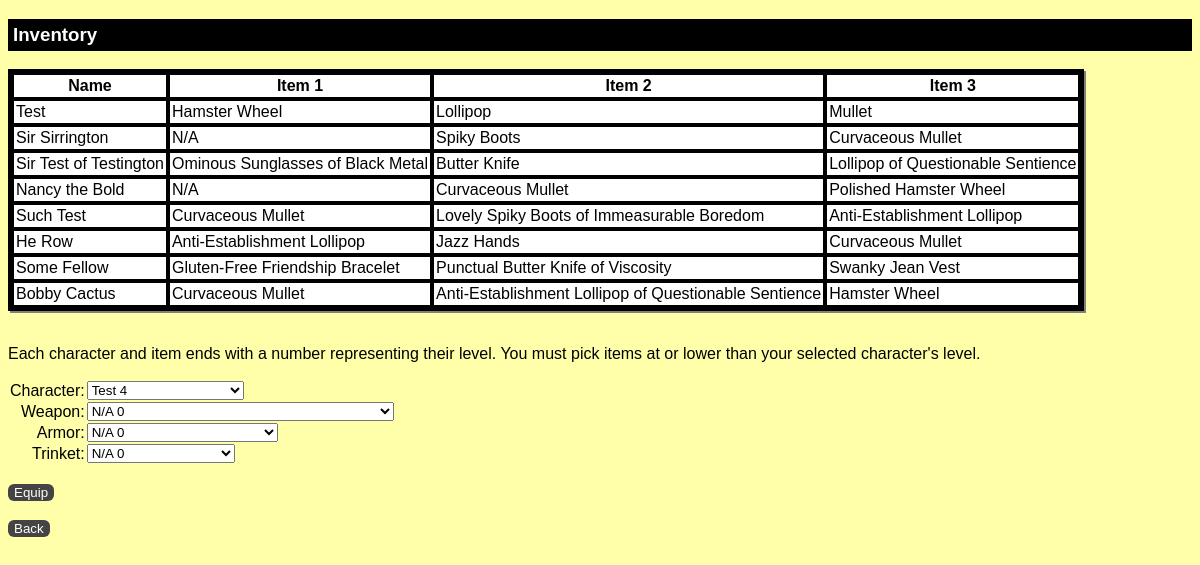
The page /equip.php on the database its author committed.
### tables this page shows
CREATE TABLE IF NOT EXISTS `players` (
  `player_id` int(11) NOT NULL,
  `equipped_item_id` int(11) NOT NULL,
  `name` varchar(100) NOT NULL,
  `exp_until_lvlup` int(11) NOT NULL,
  `battles_left` int(11) NOT NULL
);

CREATE TABLE IF NOT EXISTS `parts` (
`part_id` int(11) NOT NULL,
  `type_id` int(11) NOT NULL,
  `name_modifier` varchar(45) NOT NULL,
  `name_position` int(11) NOT NULL,
  `stat_modified` varchar(45) NOT NULL,
  `stat_modifier` int(11) NOT NULL,
  `rarity` int(11) NOT NULL,
  `level_required` int(11) NOT NULL
);

### item_generation.php (the view, shortened to what this page needs)
<?php
function get_inv_dropdown($db, $type) {
	$query = "SELECT e.equipment_id, e.part_id, e.type_id, p.name_modifier, p.name_position, p.level_required, e.used_by_player FROM equipment e JOIN parts p ON e.part_id = p.part_id JOIN item_types i ON p.type_id = i.type_id WHERE type_name = '" . strtoupper($type) . "' AND e.used_by_player = false ORDER BY e.equipment_id, p.name_position;";
	$result = $db->query($query);
	$result->data_seek(0);
	$row = $result->fetch_assoc();
	$current_id = $row['equipment_id'];
	$item_name = '';
	$level = $row['level_required'];
	$select = "<select name='" . $type . "_select'>";
	for($i = 0; $i < $result->num_rows; $i++) {
		$result->data_seek($i);
		$row = $result->fetch_assoc();
		if($row['equipment_id']	== $current_id) {
			if ($row['name_position'] == 3) {
				$item_name = $item_name . 'of ' . $row['name_modifier'];
			}
			else {
				$item_name = $item_name . $row['name_modifier'] . ' ';
			}
		}
		else {
			$select = $select . "<option value='" . $current_id . "'>" . $item_name . " " . $level . "</option>";
			$current_id = $row['equipment_id'];
			$item_name = $row['name_modifier'] . ' ';
			$level = $row['level_required'];
		}
	}
	$select = $select . "<option value='" . $current_id . "'>" . $item_name . " " . $level . "</option></select>";
	return $select;
}
?>

### equip.php (shortened to what this page needs)
<!DOCTYPE html>
<html>
	<head>
		<link rel="stylesheet" type="text/css" href="final.css">
	</head>
	<body>
		<h3>Inventory</h3>
		<form action='equipsuccess.php' method='POST'>
		    <?php
			include 'item_generation.php';
			include 'character_functions.php';
			$db = database_connect();
			echo get_equipped_table($db) . "<br/>";
			echo "<p>Each character and item ends with a number representing their level. You must pick items at or lower than your selected character's level.</p><table class='invisible_table'>";
			echo "<tr><td class='table_cell_left'>Character:</td><td class='table_cell_right'>" . get_char_dropdown($db) . "</td></tr>";
			echo "<tr><td class='table_cell_left'>Weapon:</td><td class='table_cell_right'>" . get_inv_dropdown($db, 'Weapon') . "</td></tr>";
			echo "<tr><td class='table_cell_left'>Armor:</td><td class='table_cell_right'>" . get_inv_dropdown($db, 'Armor') . "</td></tr>";
			echo "<tr><td class='table_cell_left'>Trinket:</td><td class='table_cell_right'>" . get_inv_dropdown($db, 'Trinket') . "</td></tr>";
		      ?>
		</table><br/>
		      <input type='submit' value='Equip' class='submit'><br/>
		</form><br/>
		<a href='battleground.php'><button class='submit'>Back</button></a>
	</body>
</html>

### character_functions.php (shortened to what this page needs)
<?php
function get_char_dropdown($db) {
	$query = "SELECT p.player_id, p.name, a.level FROM players p JOIN attribute_sets a ON p.player_id = a.player_id WHERE a.hit_points > 0 GROUP BY p.player_id, p.name, a.level;";
	$result = $db->query($query);
	$select = "<select name='character_select'>";
	for($i = 0; $i < $result->num_rows; $i++) {
		$result->data_seek($i);
		$row = $result->fetch_assoc();
		$select = $select . "<option value='" . $row['player_id'] . "'>" . $row['name'] . " " . $row['level'] . "</option>";
	}
	$select = $select . "</select>";
	return $select;
}
function get_equipped_table($db) {
	$query = "SELECT p.player_id, p.name, p.equipped_item_id FROM players p JOIN attribute_sets a ON p.player_id = a.player_id WHERE a.hit_points > 0;";
	$result = $db->query($query);
	$result->data_seek(0);
	$row = $result->fetch_assoc();
	$current_player = $row['player_id'];
	$table = '';
	$table = $table . "<table border = '1'><tr><th>Name</th><th>Item 1</th><th>Item 2</th><th>Item 3</th></tr><tr><td>". $row['name'] . "</td>";
	for ($i = 0; $i < $result->num_rows; $i++) {
		$result->data_seek($i);
		$row = $result->fetch_assoc();
		if ($current_player == $row['player_id'])
			$table = $table . "<td>" . get_item_name($db, $row['equipped_item_id']) . "</td>";
		else {
			$table = $table . "</tr><tr><td>" . $row['name'] . "</td><td>" . get_item_name($db, $row['equipped_item_id']) . "</td>";
			$current_player = $row['player_id'];
		}
	}
	$table = $table . "</tr></table>";
	return $table;
}
function get_item_name($db, $item_id) {
	$query = "SELECT p.part_id, p.name_modifier, p.name_position FROM parts p JOIN equipment e ON p.part_id = e.part_id WHERE e.equipment_id = " . $item_id . " ORDER BY p.name_position;";
	$result = $db->query($query);
	$item_name = '';
	for ($i = 0; $i < $result->num_rows; $i++) {
		$result->data_seek($i);
		$row = $result->fetch_assoc();
		if ($row['name_position'] == 3)
			$item_name = $item_name . " of " . $row['name_modifier'];
		else
			$item_name = $item_name . $row['name_modifier'] . " ";
	}
	return $item_name;
}
?>

### final.css (style rules this page uses)
h3 { color: white; background-color: black; padding: 5px; }
table, td, th { border: 1px solid black; padding: 2px; }
table { background-color: black; box-shadow: 2px 2px grey; }
td, th { background-color: white; }
body { font-family: "Arial Black", Gadget, sans-serif; background-color: #FFFFAA; }
.submit { background-color: #444; -moz-border-radius: 5px; -webkit-border-radius: 5px; border-radius:6px; color: #fff; text-decoration: none; cursor: pointer; border:none; }
.table_cell_left { text-align: right; border: none; padding: 0px; background-color: #FFFFAA; box-shadow: 0px 0px #000; }
.table_cell_right { text-align: left; border: none; padding: 0px; background-color: #FFFFAA; box-shadow: 0px 0px #000; }
.invisible_table { border: none; padding: 0px; background-color: #FFFFAA; box-shadow: 0px 0px #000; }
option { background-color: #444; color: white; }
input { background-color: #666; color: white; }

### rows shown on the page
players: name "Test", equipped_item.name_modifier "Hamster Wheel"
players: equipped_item.name_modifier "Lollipop"
players: equipped_item.name_modifier "Mullet"
players: name "Sir Sirrington", equipped_item.name_modifier "N/A"
players: equipped_item.name_modifier "Spiky Boots"
players: name "Sir Test of Testington"
players: equipped_item.name_modifier "Butter Knife"
players: name "Nancy the Bold", equipped_item.name_modifier "N/A"
players: name "Such Test"
players: name "He Row"
players: equipped_item.name_modifier "Jazz Hands"
players: name "Some Fellow"
players: name "Bobby Cactus"
players: equipped_item.name_modifier "Hamster Wheel"
parts: Weapon_select "N/A 0"
parts: Armor_select "N/A 0"
parts: Trinket_select "N/A 0"

### other values the page prints
get_item_name($db, $row['equipped_item_id']) "Ominous Sunglasses of Black Metal Curvaceous Mullet Anti-Establishment Lollipop Gluten-Free Friendship Bracelet Curvaceous Mullet"
form field character_select "Test 4"
